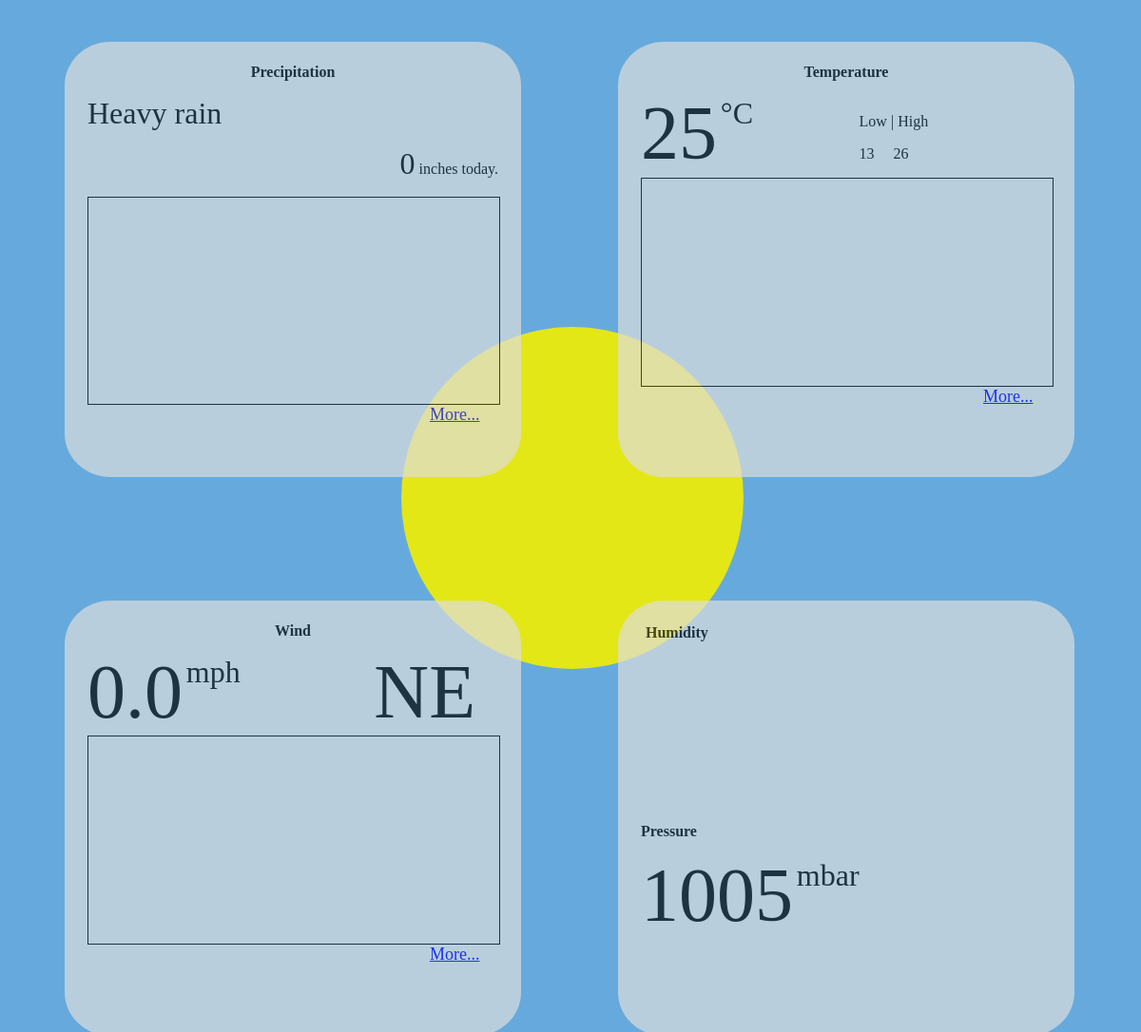
Before: / with the older database file.
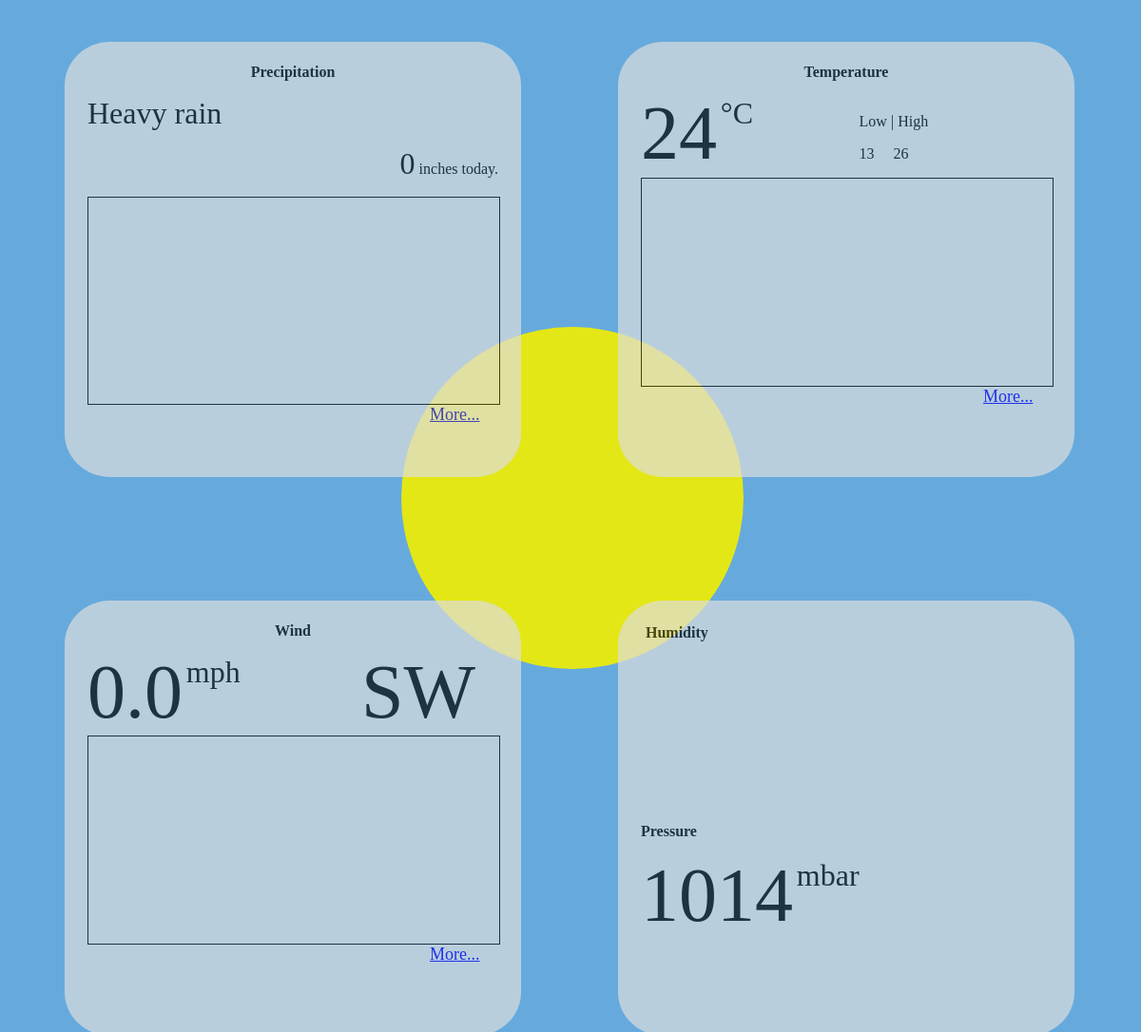
After: the same page with the newer database file.
### tables this page shows
CREATE TABLE rainfall (timestamp DATETIME, inches NUMERIC);

CREATE TABLE temps(timestamp DATETIME, temp numeric);

CREATE TABLE pressure(timestamp DATETIME, mbars numeric);

### flaskr/weather-humidity.py (the view)
@app.route('/')
def hello():
    lr = 1433751407 #last rainfall timestamp
    cur = g.db.execute('select strftime(\'%H:%M\', timestamp), inches, timestamp from rainfall')
    entries = [dict(timestamp=row[0], inches=row[1]) for row in cur.fetchall()]
    cur = g.db.execute('select strftime(\'%H:%M\', timestamp), inches, timestamp from rainfall')
    for row in cur.fetchall():
        if row[1] > 0:
            lr = row[2]
    cur = g.db.execute("select strftime('%s', 'now')-strftime('%s','{}')".format(lr))
    lr = cur.fetchone()[0] / 60 # lr is now the number of minutes since last rainfall
    cur = g.db.execute("select sum(inches) from rainfall where timestamp > datetime('now', '-24 hours')")
    rainfalltoday = cur.fetchone()[0]
    if rainfalltoday == None:
        rainfalltoday = 0
    rcvalues = [dict() for i in range(23)]
    for i in range(0, 23):
        cur = g.db.execute("select sum(inches) from rainfall where timestamp > datetime('now', '-{} hours') and timestamp < datetime('now', '-{} hours')".format(i+1, i))
        val = cur.fetchone()[0]
        if val == None:
            val = 0
        rcvalues[i] = dict(inches=val, iden = i)
    cur = g.db.execute("select temp from temps order by timestamp  desc limit 1")
    curtemp = cur.fetchone()[0]
    cur = g.db.execute("select min(temp), max(temp) from temps")
    minmax = {0, 0}
    minmax = cur.fetchone()
    cur = g.db.execute("select avg(windspeed) from windspeed where timestamp > datetime('now','-5 minutes')")
    curwindspeed = cur.fetchone()[0]
    if curwindspeed == None:
        curwindspeed = 0.0
    cur = g.db.execute("select avg(voltage) from light where timestamp > datetime('now', '-2 minutes')")
    lightlevel = cur.fetchone()[0]
    if lightlevel == None:
        cur = g.db.execute("select voltage from light order by timestamp desc limit 1")
        lightlevel = cur.fetchone()[0]
    cur = g.db.execute("select direction from winddir order by timestamp desc limit 1")
    curwinddir = cur.fetchone()[0]
    if curwinddir == None:
        curwinddir = "Unknown"
    cur = g.db.execute("select avg(mbars) from pressure where timestamp > datetime('now', '-2 minutes')")
    curpressure = cur.fetchone()[0]
    if curpressure == None:
        cur = g.db.execute("select mbars from pressure order by timestamp desc limit 1")
        curpressure = cur.fetchone()[0]
    """
    #Humidity
    cur = g.db.execute("select humidity from humid order by timestamp desc limit 1")
    curhumidity = cur.fetchone()[0]
    """
    return render_template('main.html', entries=entries, rainfalltoday=rainfalltoday, lr=lr, rcvalues=rcvalues, \
        curtemp = curtemp, minmax=minmax, curwindspeed = curwindspeed, lightlevel=lightlevel, curwinddir=curwinddir, \
        curpressure = curpressure)#, curhumidity = curhumidity

### flaskr/weather-humidity.py (called while the page is built)
def connect_db():
    return sqlite3.connect(app.config['DATABASE'])

@app.before_request
def before_request():
    g.db = connect_db()

@app.teardown_request
def teardown_request(exception):
    db = getattr(g, 'db', None)
    if db is not None:
        db.close()

### flaskr/templates/main.html (shortened to what this page needs)
{% extends "weatherlayout.html" %}
{% block light %}
{% if lightlevel < 2.2 %}
<body id='night'>
<div class='page' id='night'>
<div id=moon>
{% elif lightlevel < 3 %}
<body id='overcast'>
<div class='page' id='overcast'>
<div id=overcastsun>
{% else %}
<body id='bright'>
<div class='page' id='bright'>
<div id=sun>
{% endif %}
{% endblock %}
{% block precipitation %}
{% for entry in entries %}
{% if loop.last %}
{% if entry.inches == 0.0 %}
	{% if lr < 60 %}
	<p><span id='norain'>Not Raining.</span> Last rainfall {{lr}} minute(s) ago.</p>
	{% elif lr < 60*24 %}
	<p><span id='norain'>Not Raining.</span> Last rainfall {{lr/60}} hour(s) ago.</p>
	{% else %}
	<p><span id='norain'>Not Raining.</span> Last rainfall {{'%.2f' | format(lr/60/24)}} day(s) ago.</p>
	{% endif %}
	<p class='rainfalltoday'><span class='rainfalltoday'>{{rainfalltoday}}</span> inches today.</p>
{% elif entry.inches <= 1 %}
	<p><span id='lightrain'>Light rain</span></p>
	<p class='rainfalltoday'><span class='rainfalltoday'>{{rainfalltoday}}</span> inches today.</p>
{% else %}
	<p><span id='heavyrain'>Heavy rain</span></p>
	<p class='rainfalltoday'><span class='rainfalltoday'>{{rainfalltoday}}</span> inches today.</p>
{% endif %}
{% endif %}
{% endfor %}
{% endblock %}
{% block temperature %}
<div class='temp'><span id='currenttemp'>{{'%.0f' | format(curtemp)}}</span><span id='degrees'>&deg;C</span></div>
<div class='temp'><p>Low | High</p><p>{{'%.0f' | format(minmax[0])}} &nbsp; &nbsp; {{'%.0f' | format(minmax[1])}}</p></div>
{% endblock %}
{% block wind %}
<div class='wind'><span id='currentws'>{{'%.1f' | format(curwindspeed)}}</span><span id='unit'>mph</span></div>
<div class='winddir'><span id='currentwd'>{{curwinddir}}</span></div>
{% endblock %}
{% block pressure %}
<div class='pressure'><span id='currentp'>{{'%.0f' | format(curpressure)}}</span><span id='unit'>mbar</span></div>
{% endblock %}

### flaskr/templates/weatherlayout.html (shortened to what this page needs)
<!doctype html>
<head>
<link rel=stylesheet type=text/css href="{{ url_for('static', filename='weather.css')}}">
</head>
{% block light %}
{% endblock %}
</div>
	<div class='section' id='precipitation'>
		<h1>Precipitation</h1>
		{% block precipitation %}{% endblock %}
		<div class='barchart'>
		</div>
		<a href="#" class="statslink">More...</a>
	</div>
	<div class='section' id='temperature'>
		<h1>Temperature</h1>
		{% block temperature %}{% endblock %}
		<div class='barchart'>
		</div>
		<a href="#" class="statslink">More...</a>
	</div>
	<div class='section' id='wind'>
		<h1>Wind</h1>
		{% block wind %}{% endblock %}
		<div class='barchart'>
		</div>
		<a href="#" class="statslink">More...</a>
	</div>
	<div class='section' id='pressurehumidity'>
		<div id='humidity'>
			<h2>Humidity</h2>
		</div>
		<div id='pressure'>
			<h2>Pressure</h2>
			{% block pressure %}{% endblock %}
		</div>
	</div>
</div>
</body>
</html>

### flaskr/static/weather.css (style rules this page uses)
#bright { background-color: #66AADD; }
.section h1 { text-align: center; font-size: medium; }
div.section { width: 40%; height: 40%; background-color: #DDDDDD; opacity: 0.7; border-radius: 10%; padding-top: 1%; padding-bottom: 1%; position: absolute; overflow: hidden; }
.section p { padding-left: 5%; }
p.rainfalltoday { text-align:right; margin-right: 5%; }
span.rainfalltoday { font-size: xx-large; }
.section#precipitation { margin-left: 5%; margin-top: 3%; }
.section#temperature { margin-left: 53.5%; margin-top: 3%; }
.section#wind { margin-left: 5%; margin-top: 52%; }
.section#pressurehumidity { margin-left: 53.5%; margin-top: 52%; }
div#humidity { width: 100%; height: 45%; margin:5px; }
div#pressure { padding-top:0;margin-top:0; width:100%; height:100%; }
div#humidity h2, div#pressure h2 { font-size: medium; margin-left: 5%; }
#sun, #overcastsun, #moon { position: fixed;border-radius: 50%;width: 30%; padding-top:30%;opacity: 0.9; margin-left: 34.5%; margin-top: 28%; }
#sun { background-color: #F2EE00; }
#norain, #lightrain, #heavyrain { margin-top: 2%; margin-right: 1%; font-size: xx-large; }
.statslink { position: static; text-style: none; font-size: large; text-align: right; margin-left: 80%; margin-top: 80%; }
#currenttemp, #currentws, #currentwd, #currentp, #currenth { font-size: 500%; }
#degrees, #unit { font-size: 200%; margin-left: 2%; vertical-align: 100%; }
.barchart { width: 90%; height: 50%; border-style: solid; border-width: 1px; border-color: #000000; margin-left: 5%; }
.temp, .wind, .pressure, .humidity { display: inline-block; margin-left: 5%; width: 40%; }
.winddir { display: inline-block; margin-left: 10%; float: right; margin-right: 10%; }

Changed rows visible on the page:
no longer on this page (row unchanged): temps: temp "25"
no longer on this page (row unchanged): pressure: mbars "1005"
added temps: temp "24"
added pressure: mbars "1014"
Other visible differences:
{{ curwinddir }}: "NE" → "SW"
